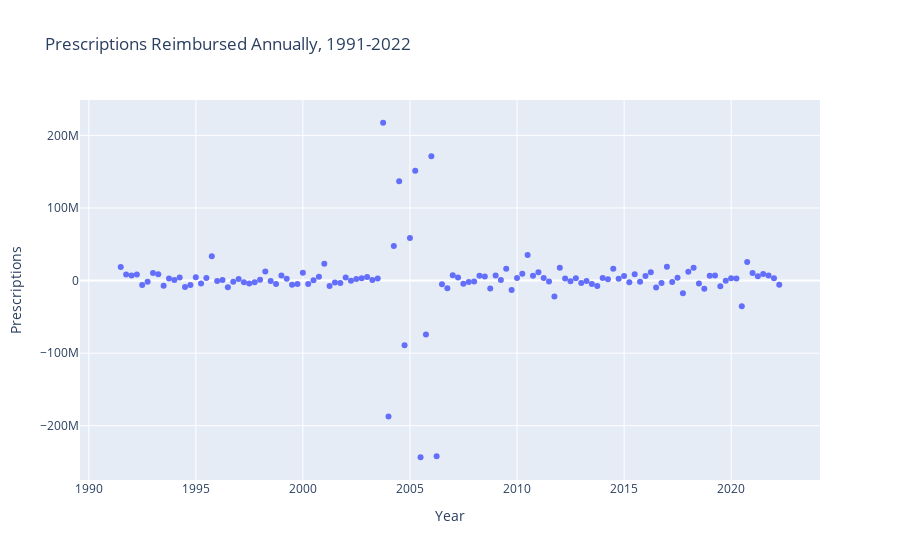
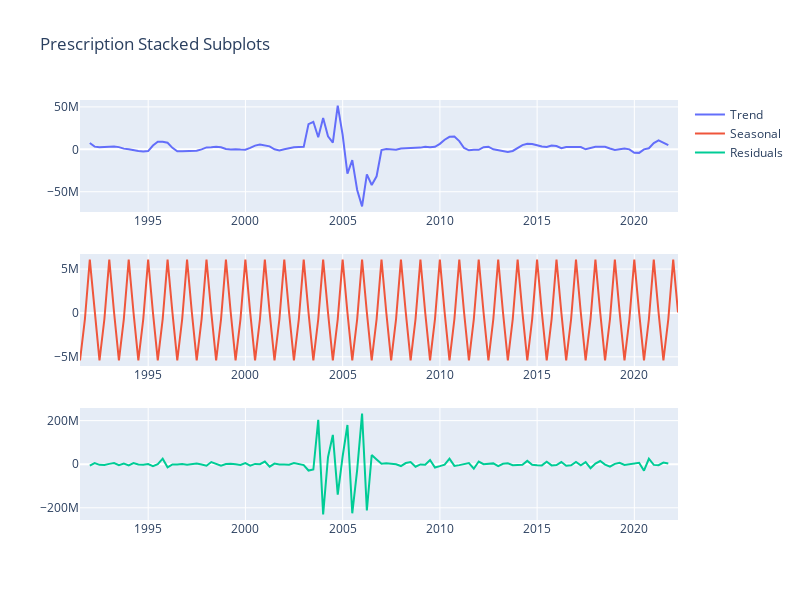

The code cell stored with these charts, in order, in its notebook:
### Markdown cell above
There's a clear trend in the data increasing with time. The decomposition has found some seasonality, and the residuals look pretty good/stationary. Nevertheless, let's try differencing to address some of the trend. Because the data are divided into quarters I'll try differencing across 4 quarters.

### Code cell
# differencing 1 quarter

# local copy of df so no changes are made.
increment_1_df = summary_df.copy(deep=True)

# container for differenced values
new_prescription_values = []

# increment index, exclude the first data point as it cannot be differenced
for h, i in enumerate(increment_1_df.index):
    # skip first data point
    if h == 0:
        pass
    
    # increment by 1 quarter, subtract prior quarter
    else:
        increment = i-QuarterEnd(1)
        new_prescription_values.append(increment_1_df.loc[i]['Prescriptions'] - increment_1_df.loc[increment]['Prescriptions'])

# dropt first data point
increment_1_df.drop(increment_1_df.index[0],axis=0,inplace=True)

# update df
increment_1_df['Prescriptions'] = new_prescription_values

# display differenced data
layout = go.Layout(xaxis={'title': 'Year'}, yaxis={'title': 'Prescriptions'}, title={'text': 'Prescriptions Reimbursed Annually, 1991-2022'})
fig = go.Figure(data=go.Scatter(x = list(increment_1_df.index), y = list(increment_1_df['Prescriptions']), mode='markers'),layout=layout)
fig.update()
fig.show()


# create decomposition

# instantiate containers
analysis_dict = {}
analysis_df_full = pd.DataFrame.empty

# decompose
decomposition = tsa.seasonal_decompose(increment_1_df, model='additive')

# decomposition to dict
analysis_dict={'trend':dict(decomposition.trend),'seasonal':dict(decomposition.seasonal),'residual':dict(decomposition.resid)}

# dict to df
analysis_df_full = pd.DataFrame(analysis_dict)

# display decomposed data
fig = make_subplots(rows=3, cols=1)
fig.append_trace(go.Scatter(
    name = 'Trend',
    x = list(analysis_df_full.index),
    y = list(analysis_df_full['trend']),
), row=1, col=1)
fig.append_trace(go.Scatter(
    name = 'Seasonal',
    x = list(analysis_df_full.index),
    y = list(analysis_df_full['seasonal']),
), row=2, col=1)
fig.append_trace(go.Scatter(
    name = 'Residuals',
    x = list(analysis_df_full.index),
    y = list(analysis_df_full['residual']),
), row=3, col=1)
fig.update_layout(height=600, width=800, title_text=f"Prescription Stacked Subplots")
fig.show()
